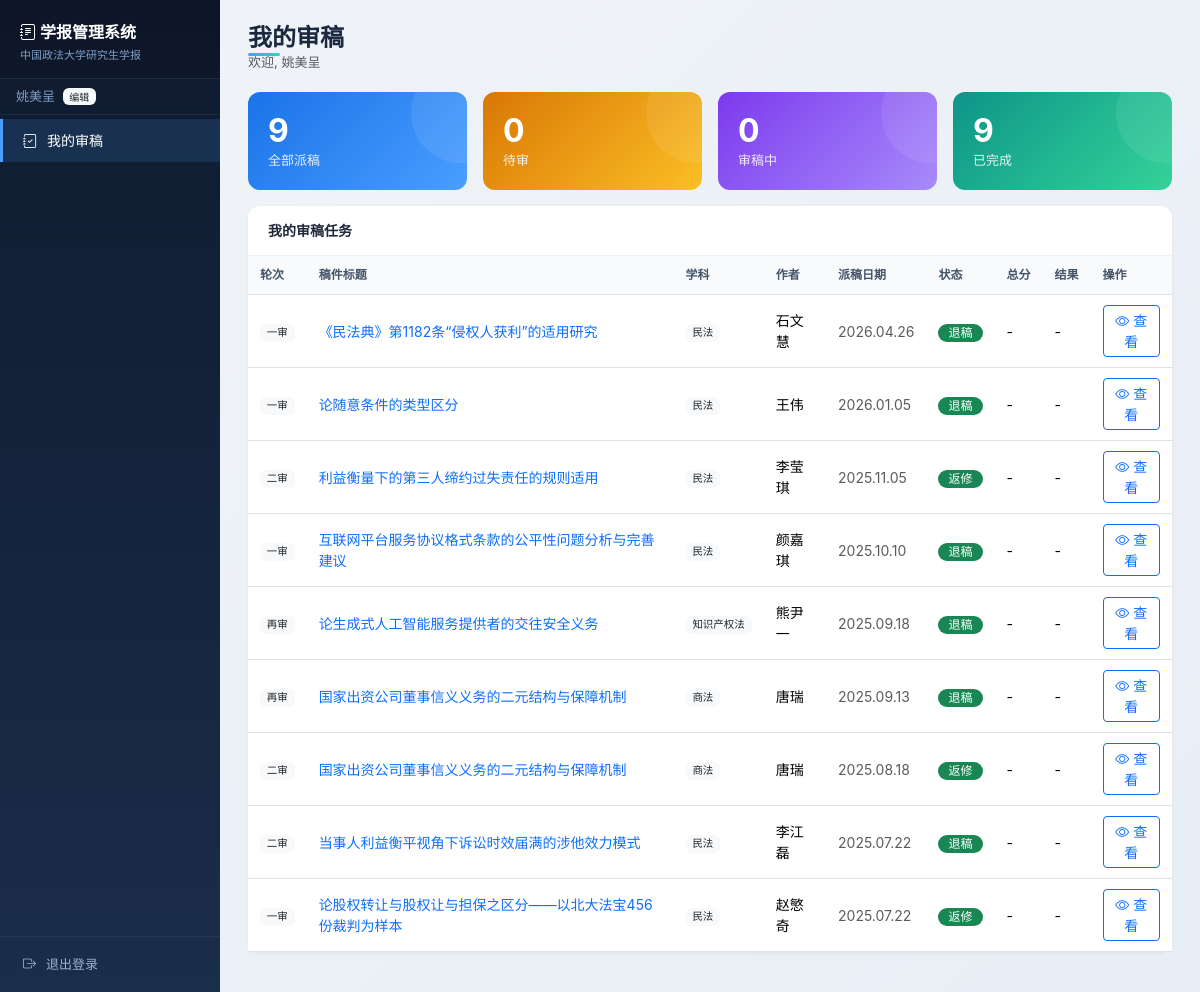
Screenshot of /editor/ (signed in) with the database file from the repository.
### tables this page shows
CREATE TABLE editors (
            id       INTEGER PRIMARY KEY AUTOINCREMENT,
            name     TEXT NOT NULL UNIQUE,
            email    TEXT,
            role     TEXT DEFAULT '编辑',
            subjects TEXT,
            notes    TEXT,
            active   INTEGER DEFAULT 1
        , password_hash TEXT DEFAULT NULL, last_login TEXT);

CREATE TABLE assignments (
            id              INTEGER PRIMARY KEY AUTOINCREMENT,
            submission_id   INTEGER NOT NULL REFERENCES submissions(id),
            editor_id       INTEGER NOT NULL REFERENCES editors(id),
            round           TEXT NOT NULL DEFAULT '一审',
            assigned_date   TEXT NOT NULL,
            deadline        TEXT,
            status          TEXT DEFAULT '待审',
            result          TEXT,
            result_date     TEXT,
            opinion_summary TEXT,
            notes           TEXT,
            created_at      TEXT DEFAULT (datetime('now','localtime'))
        , score_topic REAL, score_argument REAL, score_innovation REAL, score_standard REAL, score_total REAL, review_opinion TEXT, review_comment TEXT, file_review TEXT, file_annotated TEXT, reviewed_at TEXT);

CREATE TABLE submissions (
            id              INTEGER PRIMARY KEY AUTOINCREMENT,
            title           TEXT NOT NULL,
            field           TEXT NOT NULL,
            sub_field       TEXT,
            submission_type TEXT DEFAULT '正常来稿',
            author1_id      INTEGER REFERENCES authors(id),
            author2_id      INTEGER REFERENCES authors(id),
            received_date   TEXT NOT NULL,
            status          TEXT DEFAULT '待处理',
            issue           TEXT,
            file_path       TEXT,
            notes           TEXT,
            created_at      TEXT DEFAULT (datetime('now','localtime')),
            updated_at      TEXT DEFAULT (datetime('now','localtime'))
        );

CREATE TABLE authors (
            id          INTEGER PRIMARY KEY AUTOINCREMENT,
            name        TEXT NOT NULL,
            email       TEXT,
            phone       TEXT,
            address     TEXT,
            affiliation TEXT,
            department  TEXT,
            grade       TEXT,
            notes       TEXT,
            created_at  TEXT DEFAULT (datetime('now','localtime'))
        );

### webapp.py (the view)
@app.route("/editor/")
@login_required
def editor_dashboard():
    conn = get_conn()
    eid = current_user.id
    assigns = conn.execute("""
        SELECT a.id, a.round, a.status, a.result, a.assigned_date, a.deadline,
               a.score_total, a.review_opinion, a.reviewed_at,
               a.file_review, a.file_annotated,
               s.id AS sid, s.title, s.field, s.submission_type,
               au.name AS author_name, au.affiliation AS author_aff
        FROM assignments a
        JOIN submissions s ON a.submission_id = s.id
        LEFT JOIN authors au ON s.author1_id = au.id
        WHERE a.editor_id=?
        ORDER BY a.status='待审' DESC, a.assigned_date DESC
    """, (eid,)).fetchall()
    stats = {
        "total": len(assigns),
        "pending": sum(1 for a in assigns if a["status"] == "待审"),
        "reviewing": sum(1 for a in assigns if a["status"] == "审稿中"),
        "done": sum(1 for a in assigns if a["status"] in ("已返回", "已通过", "返修", "退稿")),
    }
    conn.close()
    return render_template("editor_dashboard.html", assigns=assigns, stats=stats)

### webapp.py (called while the page is built)
@login_manager.user_loader
def load_user(user_id):
    conn = get_conn()
    row = conn.execute("SELECT * FROM editors WHERE id=?", (user_id,)).fetchone()
    conn.close()
    return EditorUser(row) if row else None

def get_conn():
    conn = sqlite3.connect(DB_PATH)
    conn.row_factory = sqlite3.Row
    conn.execute("PRAGMA foreign_keys=ON")
    return conn

def need_setup():
    conn = get_conn()
    cnt = conn.execute(
        "SELECT COUNT(*) FROM editors WHERE password_hash IS NOT NULL"
    ).fetchone()[0]
    conn.close()
    return cnt == 0

@app.before_request
def before_request():
    if not need_setup():
        return
    if request.endpoint not in ("setup", "static"):
        return redirect(url_for("setup"))

    @property
    def is_admin(self):
        return self.role in ("主编", "管理员")

### templates/editor_dashboard.html (shortened to what this page needs)
{% extends "base.html" %}
{% block content %}
<div class="page-header">
    <h4>我的审稿</h4>
    <p class="text-muted">欢迎, {{ current_user.name }}</p>
</div>
<div class="row g-3 mb-3">
    <div class="col-md-3">
        <div class="stat-card stat-blue">
            <div class="number">{{ stats.total }}</div>
            <div class="label">全部派稿</div>
        </div>
    </div>
    <div class="col-md-3">
        <div class="stat-card stat-orange">
            <div class="number">{{ stats.pending }}</div>
            <div class="label">待审</div>
        </div>
    </div>
    <div class="col-md-3">
        <div class="stat-card stat-purple">
            <div class="number">{{ stats.reviewing }}</div>
            <div class="label">审稿中</div>
        </div>
    </div>
    <div class="col-md-3">
        <div class="stat-card stat-green">
            <div class="number">{{ stats.done }}</div>
            <div class="label">已完成</div>
        </div>
    </div>
</div>
<div class="card">
    <div class="card-header">我的审稿任务</div>
    <div class="card-body p-0">
        {% if assigns %}
        <div class="table-responsive">
            <table class="table table-hover mb-0">
                <thead>
                    <tr>
                        <th>轮次</th><th>稿件标题</th><th>学科</th><th>作者</th>
                        <th>派稿日期</th><th>状态</th><th>总分</th><th>结果</th><th>操作</th>
                    </tr>
                </thead>
                <tbody>
                    {% for a in assigns %}
                    <tr class="tr-{{ a.status }}">
                        <td><span class="badge bg-light text-dark">{{ a.round }}</span></td>
                        <td><a href="{{ url_for('submission_detail', sid=a.sid) }}" class="text-decoration-none">{{ a.title[:35] }}{% if a.title|length > 35 %}…{% endif %}</a></td>
                        <td><span class="badge bg-light text-dark">{{ a.field }}</span></td>
                        <td>{{ a.author_name or '-' }}</td>
                        <td class="text-muted">{{ a.assigned_date }}</td>
                        <td><span class="badge badge-status
                            {% if a.status == '待审' %}bg-secondary
                            {% elif a.status == '审稿中' %}bg-warning text-dark
                            {% elif a.status == '已返回' %}bg-info text-dark
                            {% elif a.status in ('已通过','返修','退稿') %}bg-success
                            {% else %}bg-secondary{% endif %}">{{ a.status }}</span></td>
                        <td>{{ a.score_total if a.score_total else '-' }}</td>
                        <td>{{ a.review_opinion if a.review_opinion else '-' }}</td>
                        <td>
                            {% if a.status in ('待审', '审稿中') %}
                            <a href="{{ url_for('editor_review', aid=a.id) }}" class="btn btn-sm btn-primary">
                                <i class="bi bi-pencil"></i> 审稿
                            </a>
                            {% else %}
                            <a href="{{ url_for('editor_review', aid=a.id) }}" class="btn btn-sm btn-outline-primary">
                                <i class="bi bi-eye"></i> 查看
                            </a>
                            {% endif %}
                        </td>
                    </tr>
                    {% endfor %}
                </tbody>
            </table>
        </div>
        {% else %}
        <div class="empty-state"><i class="bi bi-inbox"></i><p>暂无审稿任务</p></div>
        {% endif %}
    </div>
</div>
{% endblock %}

### templates/base.html (shortened to what this page needs)
<!DOCTYPE html>
<html lang="zh-CN">
<head>
    <link href="https://cdn.bootcdn.net/ajax/libs/bootstrap/5.3.3/css/bootstrap.min.css" rel="stylesheet">
    <link rel="stylesheet" href="https://cdn.bootcdn.net/ajax/libs/bootstrap-icons/1.11.3/font/bootstrap-icons.min.css">
</head>
<body>
    {% if current_user.is_authenticated %}
    <nav class="sidebar d-none d-md-block">
        <div class="brand">
            <i class="bi bi-journal-text me-1"></i>学报管理系统
            <small>中国政法大学研究生学报</small>
        </div>
        <div class="px-3 py-2" style="border-bottom:1px solid rgba(255,255,255,.06);font-size:13px">
            <span style="color:#7e9ec4">{{ current_user.name }}</span>
            <span class="badge bg-light text-dark ms-1" style="font-size:10px">{{ current_user.role }}</span>
        </div>
        <ul class="nav flex-column mt-1">
            <li class="nav-item">
                <a class="nav-link {% if request.path.startswith('/editor/') %}active{% endif %}" href="{{ url_for('editor_dashboard') }}">
                    <i class="bi bi-journal-check"></i>我的审稿
                </a>
            </li>
        </ul>
        <div style="position:absolute;bottom:0;left:0;right:0;padding:12px 20px;border-top:1px solid rgba(255,255,255,.06)">
            <a href="{{ url_for('logout') }}" class="nav-link" style="padding:6px 0;color:#9bb3d1;font-size:13px">
                <i class="bi bi-box-arrow-right"></i>退出登录
            </a>
        </div>
    </nav>
    {% endif %}
    <div class="main">
        {% block content %}{% endblock %}
    </div>
</body>
</html>

### templates/base.html (style rules this page uses)
body { background: linear-gradient(135deg, #f0f4f8 0%, #e8eef5 100%); font-family: -apple-system, "Microsoft YaHei", "PingFang SC", sans-serif; }
.sidebar { position: fixed; top: 0; bottom: 0; left: 0; width: 220px; background: linear-gradient(180deg, #0f1a2e 0%, #1a2d4a 100%); z-index: 100; padding-top: 0; overflow-y: auto; }
.sidebar .brand { padding: 20px 20px 14px; color: #fff; font-size: 16px; font-weight: 700; border-bottom: 1px solid rgba(255,255,255,.08); background: rgba(0,0,0,.15); }
.sidebar .brand small { display: block; font-size: 11px; font-weight: 400; color: #7e9ec4; margin-top: 3px; }
.sidebar .nav-link { color: #9bb3d1; padding: 11px 20px; font-size: 14px; border-radius: 0; transition: all .2s; border-left: 3px solid transparent; }
.sidebar .nav-link.active { color: #fff; background: rgba(74,158,255,.15); border-left: 3px solid #4a9eff; }
.sidebar .nav-link i { margin-right: 10px; width: 18px; text-align: center; }
.main { margin-left: 220px; padding: 24px 28px; min-height: 100vh; }
.page-header { margin-bottom: 20px; }
.page-header h4 { margin: 0; font-weight: 700; color: #1a2940; position: relative; display: inline-block; }
.page-header h4::after { content: ''; position: absolute; bottom: -3px; left: 0; width: 32px; height: 3px; background: linear-gradient(90deg, #4a9eff, #2dd4bf); border-radius: 2px; }
.page-header .text-muted { font-size: 13px; }
.card { border: none; border-radius: 12px; box-shadow: 0 1px 4px rgba(0,0,0,.06); margin-bottom: 16px; background: #fff; transition: box-shadow .2s; }
.card-header { background: #fff; border-bottom: 1px solid #f0f2f5; padding: 14px 20px; font-weight: 600; font-size: 14px; border-radius: 12px 12px 0 0 !important; color: #1e293b; }
.stat-card { padding: 20px; border-radius: 12px; color: #fff; transition: transform .15s, box-shadow .2s; position: relative; overflow: hidden; }
.stat-card::after { content: ''; position: absolute; top: -30%; right: -20%; width: 100px; height: 100px; border-radius: 50%; background: rgba(255,255,255,.08); }
.stat-card .number { font-size: 32px; font-weight: 700; line-height: 1.2; }
.stat-card .label { font-size: 13px; opacity: .87; }
.stat-blue { background: linear-gradient(135deg, #1a73e8, #4a9eff); }
.stat-green { background: linear-gradient(135deg, #0d9488, #34d399); }
.stat-orange { background: linear-gradient(135deg, #d97706, #fbbf24); }
.stat-purple { background: linear-gradient(135deg, #7c3aed, #a78bfa); }
.table th { font-weight: 600; color: #475569; font-size: 12px; text-transform: none; border-top: none; white-space: nowrap; background: #f8fafc; padding: 10px 12px !important; }
.table td { vertical-align: middle; font-size: 14px; padding: 10px 12px !important; }
.badge-status { font-size: 12px; padding: 3px 10px; border-radius: 12px; font-weight: 500; }
.badge { font-weight: 500; }

### rows the page displays
editors: name "姚美呈", role "编辑"
assignments: round "一审", title "《民法典》第1182条“侵权人获利”的适用研究", field "民法", name "石文慧", assigned_date "2026.04.26", status "退稿", score_total "-", review_opinion "-"
assignments: round "一审", title "论随意条件的类型区分", field "民法", name "王伟", assigned_date "2026.01.05", status "退稿", score_total "-", review_opinion "-"
assignments: round "二审", title "利益衡量下的第三人缔约过失责任的规则适用", field "民法", name "李莹琪", assigned_date "2025.11.05", status "返修", score_total "-", review_opinion "-"
assignments: round "一审", title "互联网平台服务协议格式条款的公平性问题分析与完善建议", field "民法", name "颜嘉琪", assigned_date "2025.10.10", status "退稿", score_total "-", review_opinion "-"
assignments: round "再审", title "论生成式人工智能服务提供者的交往安全义务", field "知识产权法", name "熊尹一", assigned_date "2025.09.18", status "退稿", score_total "-", review_opinion "-"
assignments: round "再审", title "国家出资公司董事信义义务的二元结构与保障机制", field "商法", name "唐瑞", assigned_date "2025.09.13", status "退稿", score_total "-", review_opinion "-"
assignments: round "二审", title "国家出资公司董事信义义务的二元结构与保障机制", field "商法", name "唐瑞", assigned_date "2025.08.18", status "返修", score_total "-", review_opinion "-"
assignments: round "二审", title "当事人利益衡平视角下诉讼时效届满的涉他效力模式", field "民法", name "李江磊", assigned_date "2025.07.22", status "退稿", score_total "-", review_opinion "-"
assignments: round "一审", title "论股权转让与股权让与担保之区分——以北大法宝456份裁判为样本", field "民法", name "赵慜奇", assigned_date "2025.07.22", status "返修", score_total "-", review_opinion "-"

### other values shown
{{ stats.total }} "9"
{{ stats.pending }} "0"
{{ stats.reviewing }} "0"
{{ stats.done }} "9"
